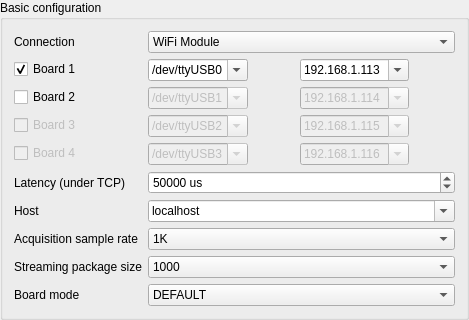
                 <widget class="QGroupBox" name="groupBox_configuration">
                  <property name="title">
                   <string>Basic configuration</string>
                  </property>
                  <layout class="QGridLayout" name="gridLayout_7">
                   <item row="0" column="0">
                    <layout class="QFormLayout" name="formLayout">
                     <property name="labelAlignment">
                      <set>Qt::AlignLeading|Qt::AlignLeft|Qt::AlignVCenter</set>
                     </property>
                     <property name="formAlignment">
                      <set>Qt::AlignLeading|Qt::AlignLeft|Qt::AlignTop</set>
                     </property>
                     <item row="0" column="0">
                      <widget class="QLabel" name="label_6">
                       <property name="toolTip">
                        <string>&lt;html&gt;&lt;head/&gt;&lt;body&gt;&lt;p&gt;Serial device through USB dongle and WiFi through WiFi shield.&lt;/p&gt;&lt;/body&gt;&lt;/html&gt;</string>
                       </property>
                       <property name="text">
                        <string>Connection</string>
                       </property>
                      </widget>
                     </item>
                     <item row="0" column="1">
                      <layout class="QHBoxLayout" name="horizontalLayout_41">
                       <property name="topMargin">
                        <number>0</number>
                       </property>
                       <property name="rightMargin">
                        <number>0</number>
                       </property>
                       <item>
                        <widget class="QComboBox" name="comboBox_connection_mode">
                         <property name="currentIndex">
                          <number>1</number>
                         </property>
                         <item>
                          <property name="text">
                           <string>RFduino (Serial)</string>
                          </property>
                         </item>
                         <item>
                          <property name="text">
                           <string>WiFi Module</string>
                          </property>
                         </item>
                        </widget>
                       </item>
                      </layout>
                     </item>
                     <item row="2" column="0">
                      <widget class="QCheckBox" name="checkBox_board1">
                       <property name="text">
                        <string>Board 1</string>
                       </property>
                       <property name="checked">
                        <bool>true</bool>
                       </property>
                      </widget>
                     </item>
                     <item row="2" column="1">
                      <layout class="QHBoxLayout" name="horizontalLayout_10" stretch="1,0,1,1">
                       <item>
                        <widget class="QComboBox" name="comboBox_port1">
                         <property name="editable">
                          <bool>true</bool>
                         </property>
                         <item>
                          <property name="text">
                           <string>/dev/ttyUSB0</string>
                          </property>
                         </item>
                        </widget>
                       </item>
                       <item>
                        <widget class="QPushButton" name="pushButton_update_wifi1">
                         <property name="text">
                          <string/>
                         </property>
                         <property name="icon">
                          <iconset theme="gtk-convert">
                           <normaloff>.</normaloff>.</iconset>
                         </property>
                         <property name="flat">
                          <bool>true</bool>
                         </property>
                        </widget>
                       </item>
                       <item>
                        <widget class="QComboBox" name="comboBox_ip1">
                         <property name="editable">
                          <bool>true</bool>
                         </property>
                         <item>
                          <property name="text">
                           <string>192.168.1.113</string>
                          </property>
                         </item>
                        </widget>
                       </item>
                       <item>
                        <widget class="QPushButton" name="pushButton_ip1">
                         <property name="flat">
                          <bool>true</bool>
                         </property>
                        </widget>
                       </item>
                      </layout>
                     </item>
                     <item row="3" column="0">
                      <widget class="QCheckBox" name="checkBox_board2">
                       <property name="text">
                        <string>Board 2</string>
                       </property>
                      </widget>
                     </item>
                     <item row="3" column="1">
                      <layout class="QHBoxLayout" name="horizontalLayout_42" stretch="1,0,1,1">
                       <property name="rightMargin">
                        <number>0</number>
                       </property>
                       <item>
                        <widget class="QComboBox" name="comboBox_port2">
                         <property name="enabled">
                          <bool>false</bool>
                         </property>
                         <property name="editable">
                          <bool>true</bool>
                         </property>
                         <item>
                          <property name="text">
                           <string>/dev/ttyUSB1</string>
                          </property>
                         </item>
                        </widget>
                       </item>
                       <item>
                        <widget class="QPushButton" name="pushButton_update_wifi2">
                         <property name="enabled">
                          <bool>false</bool>
                         </property>
                         <property name="text">
                          <string/>
                         </property>
                         <property name="icon">
                          <iconset theme="gtk-convert">
                           <normaloff>.</normaloff>.</iconset>
                         </property>
                         <property name="flat">
                          <bool>true</bool>
                         </property>
                        </widget>
                       </item>
                       <item>
                        <widget class="QComboBox" name="comboBox_ip2">
                         <property name="enabled">
                          <bool>false</bool>
                         </property>
                         <property name="editable">
                          <bool>true</bool>
                         </property>
                         <item>
                          <property name="text">
                           <string>192.168.1.114</string>
                          </property>
                         </item>
                        </widget>
                       </item>
                       <item>
                        <widget class="QPushButton" name="pushButton_ip2">
                         <property name="enabled">
                          <bool>true</bool>
                         </property>
                         <property name="flat">
                          <bool>true</bool>
                         </property>
                        </widget>
                       </item>
                      </layout>
                     </item>
                     <item row="4" column="0">
                      <widget class="QCheckBox" name="checkBox_board3">
                       <property name="enabled">
                        <bool>false</bool>
                       </property>
                       <property name="text">
                        <string>Board 3</string>
                       </property>
                      </widget>
                     </item>
                     <item row="4" column="1">
                      <layout class="QHBoxLayout" name="horizontalLayout_46" stretch="1,0,1,1">
                       <item>
                        <widget class="QComboBox" name="comboBox_port3">
                         <property name="enabled">
                          <bool>false</bool>
                         </property>
                         <property name="editable">
                          <bool>true</bool>
                         </property>
                         <item>
                          <property name="text">
                           <string>/dev/ttyUSB2</string>
                          </property>
                         </item>
                        </widget>
                       </item>
                       <item>
                        <widget class="QPushButton" name="pushButton_update_wifi3">
                         <property name="enabled">
                          <bool>false</bool>
                         </property>
                         <property name="text">
                          <string/>
                         </property>
                         <property name="icon">
                          <iconset theme="gtk-convert">
                           <normaloff>.</normaloff>.</iconset>
                         </property>
                         <property name="flat">
                          <bool>true</bool>
                         </property>
                        </widget>
                       </item>
                       <item>
                        <widget class="QComboBox" name="comboBox_ip3">
                         <property name="enabled">
                          <bool>false</bool>
                         </property>
                         <property name="editable">
                          <bool>true</bool>
                         </property>
                         <item>
                          <property name="text">
                           <string>192.168.1.115</string>
                          </property>
                         </item>
                        </widget>
                       </item>
                       <item>
                        <widget class="QPushButton" name="pushButton_ip3">
                         <property name="enabled">
                          <bool>true</bool>
                         </property>
                         <property name="flat">
                          <bool>true</bool>
                         </property>
                        </widget>
                       </item>
                      </layout>
                     </item>
                     <item row="5" column="0">
                      <widget class="QCheckBox" name="checkBox_board4">
                       <property name="enabled">
                        <bool>false</bool>
                       </property>
                       <property name="text">
                        <string>Board 4</string>
                       </property>
                      </widget>
                     </item>
                     <item row="5" column="1">
                      <layout class="QHBoxLayout" name="horizontalLayout_45" stretch="1,0,1,1">
                       <item>
                        <widget class="QComboBox" name="comboBox_port4">
                         <property name="enabled">
                          <bool>false</bool>
                         </property>
                         <property name="editable">
                          <bool>true</bool>
                         </property>
                         <item>
                          <property name="text">
                           <string>/dev/ttyUSB3</string>
                          </property>
                         </item>
                        </widget>
                       </item>
                       <item>
                        <widget class="QPushButton" name="pushButton_update_wifi4">
                         <property name="enabled">
                          <bool>false</bool>
                         </property>
                         <property name="text">
                          <string/>
                         </property>
                         <property name="icon">
                          <iconset theme="gtk-convert">
                           <normaloff>.</normaloff>.</iconset>
                         </property>
                         <property name="flat">
                          <bool>true</bool>
                         </property>
                        </widget>
                       </item>
                       <item>
                        <widget class="QComboBox" name="comboBox_ip4">
                         <property name="enabled">
                          <bool>false</bool>
                         </property>
                         <property name="editable">
                          <bool>true</bool>
                         </property>
                         <item>
                          <property name="text">
                           <string>192.168.1.116</string>
                          </property>
                         </item>
                        </widget>
                       </item>
                       <item>
                        <widget class="QPushButton" name="pushButton_ip4">
                         <property name="enabled">
                          <bool>true</bool>
                         </property>
                         <property name="flat">
                          <bool>true</bool>
                         </property>
                        </widget>
                       </item>
                      </layout>
                     </item>
                     <item row="6" column="0">
                      <widget class="QLabel" name="label_latency">
                       <property name="toolTip">
                        <string>&lt;html&gt;&lt;head/&gt;&lt;body&gt;&lt;p&gt;The time in microseconds (us) between packet sends. The higher the OpenBCI sample rate, the higher the latency needed. Default is &lt;span style=&quot; font-weight:600;&quot;&gt;1000us&lt;/span&gt;, minimum stable is &lt;span style=&quot; font-weight:600;&quot;&gt;50us&lt;/span&gt;. For upper limit sample rates such as 4kHz/8kHz/16kHz, latency around &lt;span style=&quot; font-weight:600;&quot;&gt;20000us&lt;/span&gt; seems to really stabilize the system.&lt;/p&gt;&lt;/body&gt;&lt;/html&gt;</string>
                       </property>
                       <property name="text">
                        <string>Latency (under TCP)</string>
                       </property>
                      </widget>
                     </item>
                     <item row="6" column="1">
                      <widget class="QSpinBox" name="spinBox_tcp_latency">
                       <property name="suffix">
                        <string> us</string>
                       </property>
                       <property name="minimum">
                        <number>10</number>
                       </property>
                       <property name="maximum">
                        <number>100000</number>
                       </property>
                       <property name="value">
                        <number>50000</number>
                       </property>
                      </widget>
                     </item>
                     <item row="7" column="0">
                      <widget class="QLabel" name="label_7">
                       <property name="toolTip">
                        <string>&lt;html&gt;&lt;head/&gt;&lt;body&gt;&lt;p&gt;On &lt;a href=&quot;https://openbci-stream.readthedocs.io/en/latest/notebooks/A4-server-based_acquisition.html&quot;&gt;&lt;span style=&quot; text-decoration: underline; color:#2980b9;&quot;&gt;distributed acquisition&lt;/span&gt;&lt;/a&gt; this is the IP from machine where Cyton board is connected, if the board is connected in this same machine, the the IP is just &lt;span style=&quot; font-style:italic;&quot;&gt;localhost&lt;/span&gt;.&lt;/p&gt;&lt;/body&gt;&lt;/html&gt;</string>
                       </property>
                       <property name="text">
                        <string>Host</string>
                       </property>
                      </widget>
                     </item>
                     <item row="7" column="1">
                      <widget class="QComboBox" name="comboBox_host">
                       <property name="editable">
                        <bool>true</bool>
                       </property>
                       <item>
                        <property name="text">
                         <string>localhost</string>
                        </property>
                       </item>
                       <item>
                        <property name="text">
                         <string>192.168.1.1</string>
                        </property>
                       </item>
                      </widget>
                     </item>
                     <item row="8" column="0">
                      <widget class="QLabel" name="label_10">
                       <property name="toolTip">
                        <string>&lt;html&gt;&lt;head/&gt;&lt;body&gt;&lt;p&gt;Over serial connections only is available 250 samples per second, over WiFi up to 16k with 8 channels, and 8k for 16 channels.&lt;/p&gt;&lt;/body&gt;&lt;/html&gt;</string>
                       </property>
                       <property name="text">
                        <string>Acquisition sample rate</string>
                       </property>
                      </widget>
                     </item>
                     <item row="8" column="1">
                      <widget class="QComboBox" name="comboBox_sample_rate">
                       <property name="currentIndex">
                        <number>2</number>
                       </property>
                       <item>
                        <property name="text">
                         <string>250</string>
                        </property>
                       </item>
                       <item>
                        <property name="text">
                         <string>500</string>
                        </property>
                       </item>
                       <item>
                        <property name="text">
                         <string>1K</string>
                        </property>
                       </item>
                       <item>
                        <property name="text">
                         <string>2K</string>
                        </property>
                       </item>
                       <item>
                        <property name="text">
                         <string>4K</string>
                        </property>
                       </item>
                       <item>
                        <property name="text">
                         <string>8K</string>
                        </property>
                       </item>
                       <item>
                        <property name="text">
                         <string>16K</string>
                        </property>
                       </item>
                      </widget>
                     </item>
                     <item row="9" column="0">
                      <widget class="QLabel" name="label_9">
                       <property name="toolTip">
                        <string>&lt;html&gt;&lt;head/&gt;&lt;body&gt;&lt;p&gt;The stream will attempt to write packages of this size, a lower value will reduce the latency for real-time but increase the computational processing. A high value will be easy to proceess but will have a big delay.&lt;/p&gt;&lt;/body&gt;&lt;/html&gt;</string>
                       </property>
                       <property name="text">
                        <string>Streaming package size</string>
                       </property>
                      </widget>
                     </item>
                     <item row="9" column="1">
                      <widget class="QComboBox" name="comboBox_streaming_sample_rate">
                       <property name="currentIndex">
                        <number>4</number>
                       </property>
                       <item>
                        <property name="text">
                         <string>50</string>
                        </property>
                       </item>
                       <item>
                        <property name="text">
                         <string>100</string>
                        </property>
                       </item>
                       <item>
                        <property name="text">
                         <string>250</string>
                        </property>
                       </item>
                       <item>
                        <property name="text">
                         <string>500</string>
                        </property>
                       </item>
                       <item>
                        <property name="text">
                         <string>1000</string>
                        </property>
                       </item>
                       <item>
                        <property name="text">
                         <string>2000</string>
                        </property>
                       </item>
                       <item>
                        <property name="text">
                         <string>4000</string>
                        </property>
                       </item>
                      </widget>
                     </item>
                     <item row="10" column="0">
                      <widget class="QLabel" name="label">
                       <property name="toolTip">
                        <string>&lt;html&gt;&lt;head/&gt;&lt;body&gt;&lt;p&gt;&lt;span style=&quot; font-weight:600;&quot;&gt;Default:&lt;/span&gt; Sends accelerometer data in aux bytes&lt;/p&gt;&lt;p&gt;&lt;span style=&quot; font-weight:600;&quot;&gt;Debug:&lt;/span&gt; Sends serial output over the external serial port which is helpful for debugging.&lt;/p&gt;&lt;p&gt;&lt;span style=&quot; font-weight:600;&quot;&gt;Analog:&lt;/span&gt; Reads from analog pins A5(D11), A6(D12) and if no wifi shield is present, then A7(D13) as well.&lt;/p&gt;&lt;p&gt;&lt;span style=&quot; font-weight:600;&quot;&gt;Digital:&lt;/span&gt; Reads from analog pins D11, D12 and D17. If no wifi present then also D13 and D18.&lt;/p&gt;&lt;p&gt;&lt;span style=&quot; font-weight:600;&quot;&gt;Marker:&lt;/span&gt; Turns accel off and injects markers into the stream by sending `X where X is any char to add to the first AUX byte.&lt;/p&gt;&lt;/body&gt;&lt;/html&gt;</string>
                       </property>
                       <property name="text">
                        <string>Board mode</string>
                       </property>
                      </widget>
                     </item>
                     <item row="10" column="1">
                      <widget class="QComboBox" name="comboBox_boardmode">
                       <item>
                        <property name="text">
                         <string>DEFAULT</string>
                        </property>
                       </item>
                       <item>
                        <property name="text">
                         <string>DEBUG</string>
                        </property>
                       </item>
                       <item>
                        <property name="text">
                         <string>ANALOG</string>
                        </property>
                       </item>
                       <item>
                        <property name="text">
                         <string>DIGITAL</string>
                        </property>
                       </item>
                       <item>
                        <property name="text">
                         <string>MARKER</string>
                        </property>
                       </item>
                      </widget>
                     </item>
                    </layout>
                   </item>
                  </layout>
                 </widget>
